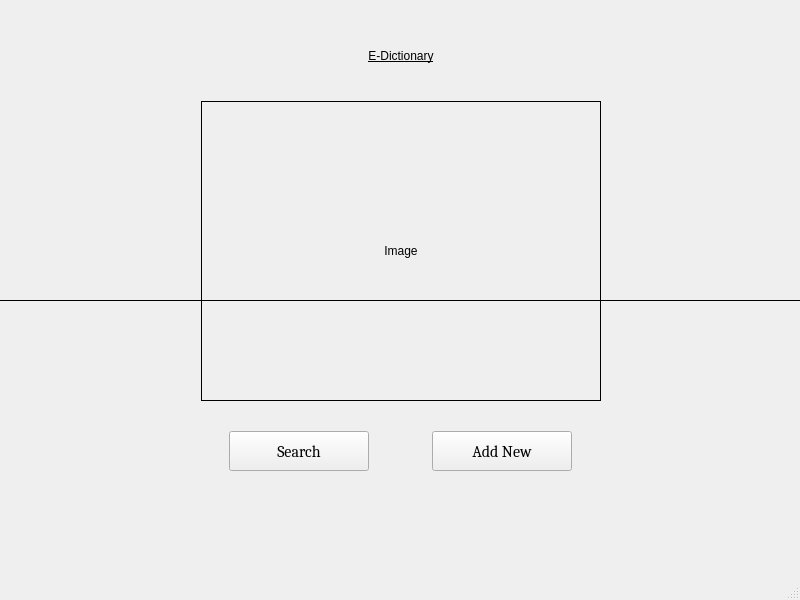
<?xml version="1.0" encoding="UTF-8"?>
<ui version="4.0">
 <class>MainWindow</class>
 <widget class="QMainWindow" name="MainWindow">
  <property name="geometry">
   <rect>
    <x>0</x>
    <y>0</y>
    <width>800</width>
    <height>600</height>
   </rect>
  </property>
  <property name="maximumSize">
   <size>
    <width>800</width>
    <height>600</height>
   </size>
  </property>
  <property name="windowTitle">
   <string>MainWindow</string>
  </property>
  <widget class="QWidget" name="centralwidget">
   <property name="maximumSize">
    <size>
     <width>800</width>
     <height>600</height>
    </size>
   </property>
   <widget class="QStackedWidget" name="stackedWidget">
    <property name="geometry">
     <rect>
      <x>0</x>
      <y>0</y>
      <width>800</width>
      <height>600</height>
     </rect>
    </property>
    <property name="maximumSize">
     <size>
      <width>800</width>
      <height>600</height>
     </size>
    </property>
    <property name="layoutDirection">
     <enum>Qt::LeftToRight</enum>
    </property>
    <property name="autoFillBackground">
     <bool>false</bool>
    </property>
    <property name="frameShape">
     <enum>QFrame::HLine</enum>
    </property>
    <property name="lineWidth">
     <number>1</number>
    </property>
    <property name="midLineWidth">
     <number>1</number>
    </property>
    <widget class="QWidget" name="page">
     <property name="maximumSize">
      <size>
       <width>800</width>
       <height>600</height>
      </size>
     </property>
     <widget class="QLabel" name="Dictionary">
      <property name="geometry">
       <rect>
        <x>200</x>
        <y>30</y>
        <width>400</width>
        <height>50</height>
       </rect>
      </property>
      <property name="minimumSize">
       <size>
        <width>400</width>
        <height>50</height>
       </size>
      </property>
      <property name="maximumSize">
       <size>
        <width>400</width>
        <height>50</height>
       </size>
      </property>
      <property name="font">
       <font>
        <underline>true</underline>
       </font>
      </property>
      <property name="text">
       <string>E-Dictionary</string>
      </property>
      <property name="alignment">
       <set>Qt::AlignCenter</set>
      </property>
     </widget>
     <widget class="QLabel" name="image">
      <property name="geometry">
       <rect>
        <x>200</x>
        <y>100</y>
        <width>400</width>
        <height>300</height>
       </rect>
      </property>
      <property name="minimumSize">
       <size>
        <width>400</width>
        <height>300</height>
       </size>
      </property>
      <property name="maximumSize">
       <size>
        <width>200</width>
        <height>250</height>
       </size>
      </property>
      <property name="frameShape">
       <enum>QFrame::Box</enum>
      </property>
      <property name="text">
       <string>Image</string>
      </property>
      <property name="alignment">
       <set>Qt::AlignCenter</set>
      </property>
     </widget>
     <widget class="QWidget" name="horizontalLayoutWidget_2">
      <property name="geometry">
       <rect>
        <x>210</x>
        <y>410</y>
        <width>381</width>
        <height>80</height>
       </rect>
      </property>
      <layout class="QHBoxLayout" name="horizontalLayout_2" stretch="2,1,2">
       <property name="spacing">
        <number>5</number>
       </property>
       <property name="topMargin">
        <number>0</number>
       </property>
       <item>
        <widget class="QPushButton" name="searchButton">
         <property name="minimumSize">
          <size>
           <width>140</width>
           <height>40</height>
          </size>
         </property>
         <property name="maximumSize">
          <size>
           <width>140</width>
           <height>40</height>
          </size>
         </property>
         <property name="font">
          <font>
           <family>Cambria</family>
           <pointsize>12</pointsize>
          </font>
         </property>
         <property name="text">
          <string>Search</string>
         </property>
        </widget>
       </item>
       <item>
        <spacer name="horizontalSpacer_2">
         <property name="orientation">
          <enum>Qt::Horizontal</enum>
         </property>
         <property name="sizeType">
          <enum>QSizePolicy::Fixed</enum>
         </property>
         <property name="sizeHint" stdset="0">
          <size>
           <width>40</width>
           <height>20</height>
          </size>
         </property>
        </spacer>
       </item>
       <item>
        <widget class="QPushButton" name="InsertButton">
         <property name="minimumSize">
          <size>
           <width>140</width>
           <height>40</height>
          </size>
         </property>
         <property name="maximumSize">
          <size>
           <width>140</width>
           <height>40</height>
          </size>
         </property>
         <property name="font">
          <font>
           <family>Cambria</family>
           <pointsize>12</pointsize>
          </font>
         </property>
         <property name="text">
          <string>Add New</string>
         </property>
        </widget>
       </item>
      </layout>
     </widget>
    </widget>
    <widget class="QWidget" name="page_2">
     <property name="maximumSize">
      <size>
       <width>800</width>
       <height>600</height>
      </size>
     </property>
     <widget class="QLabel" name="input_label">
      <property name="geometry">
       <rect>
        <x>320</x>
        <y>130</y>
        <width>200</width>
        <height>40</height>
       </rect>
      </property>
      <property name="maximumSize">
       <size>
        <width>200</width>
        <height>40</height>
       </size>
      </property>
      <property name="font">
       <font>
        <family>Cambria</family>
        <pointsize>18</pointsize>
        <weight>75</weight>
        <bold>true</bold>
        <underline>true</underline>
       </font>
      </property>
      <property name="text">
       <string>Search Word</string>
      </property>
      <property name="alignment">
       <set>Qt::AlignCenter</set>
      </property>
     </widget>
     <widget class="QTextEdit" name="input_word">
      <property name="geometry">
       <rect>
        <x>320</x>
        <y>190</y>
        <width>200</width>
        <height>40</height>
       </rect>
      </property>
      <property name="minimumSize">
       <size>
        <width>200</width>
        <height>40</height>
       </size>
      </property>
      <property name="maximumSize">
       <size>
        <width>200</width>
        <height>40</height>
       </size>
      </property>
      <property name="font">
       <font>
        <family>Cambria</family>
        <pointsize>12</pointsize>
       </font>
      </property>
      <property name="frameShadow">
       <enum>QFrame::Raised</enum>
      </property>
     </widget>
     <widget class="QPushButton" name="start_search">
      <property name="geometry">
       <rect>
        <x>320</x>
        <y>310</y>
        <width>200</width>
        <height>40</height>
       </rect>
      </property>
      <property name="minimumSize">
       <size>
        <width>200</width>
        <height>40</height>
       </size>
      </property>
      <property name="maximumSize">
       <size>
        <width>200</width>
        <height>40</height>
       </size>
      </property>
      <property name="font">
       <font>
        <family>Cambria</family>
        <pointsize>12</pointsize>
       </font>
      </property>
      <property name="text">
       <string>Search</string>
      </property>
     </widget>
     <widget class="QLabel" name="meaning_output">
      <property name="geometry">
       <rect>
        <x>270</x>
        <y>370</y>
        <width>400</width>
        <height>100</height>
       </rect>
      </property>
      <property name="minimumSize">
       <size>
        <width>400</width>
        <height>100</height>
       </size>
      </property>
      <property name="maximumSize">
       <size>
        <width>400</width>
        <height>100</height>
       </size>
      </property>
      <property name="font">
       <font>
        <family>Calibri</family>
        <pointsize>7</pointsize>
       </font>
      </property>
      <property name="layoutDirection">
       <enum>Qt::LeftToRight</enum>
      </property>
      <property name="text">
       <string>Type a word and press Search</string>
      </property>
      <property name="alignment">
       <set>Qt::AlignCenter</set>
      </property>
      <property name="wordWrap">
       <bool>true</bool>
      </property>
     </widget>
     <widget class="QPushButton" name="return_1">
      <property name="geometry">
       <rect>
        <x>70</x>
        <y>60</y>
        <width>80</width>
        <height>30</height>
       </rect>
      </property>
      <property name="minimumSize">
       <size>
        <width>80</width>
        <height>30</height>
       </size>
      </property>
      <property name="maximumSize">
       <size>
        <width>80</width>
        <height>30</height>
       </size>
      </property>
      <property name="font">
       <font>
        <family>Cambria</family>
        <pointsize>12</pointsize>
       </font>
      </property>
      <property name="text">
       <string>Return</string>
      </property>
     </widget>
     <widget class="QLabel" name="display_time">
      <property name="geometry">
       <rect>
        <x>60</x>
        <y>390</y>
        <width>141</width>
        <height>60</height>
       </rect>
      </property>
      <property name="minimumSize">
       <size>
        <width>100</width>
        <height>60</height>
       </size>
      </property>
      <property name="maximumSize">
       <size>
        <width>150</width>
        <height>80</height>
       </size>
      </property>
      <property name="font">
       <font>
        <family>Cambria</family>
        <pointsize>10</pointsize>
       </font>
      </property>
      <property name="text">
       <string>Time</string>
      </property>
      <property name="alignment">
       <set>Qt::AlignCenter</set>
      </property>
     </widget>
     <widget class="QComboBox" name="data_struc">
      <property name="geometry">
       <rect>
        <x>320</x>
        <y>250</y>
        <width>201</width>
        <height>41</height>
       </rect>
      </property>
      <property name="font">
       <font>
        <family>Cambria</family>
        <pointsize>12</pointsize>
       </font>
      </property>
      <property name="autoFillBackground">
       <bool>false</bool>
      </property>
      <property name="editable">
       <bool>true</bool>
      </property>
      <property name="currentText">
       <string>Ternary Search Tree</string>
      </property>
      <property name="currentIndex">
       <number>2</number>
      </property>
      <property name="placeholderText">
       <string>Select Data Structure</string>
      </property>
      <property name="duplicatesEnabled">
       <bool>false</bool>
      </property>
      <item>
       <property name="text">
        <string>Linked List</string>
       </property>
      </item>
      <item>
       <property name="text">
        <string>Trie</string>
       </property>
      </item>
      <item>
       <property name="text">
        <string>Ternary Search Tree</string>
       </property>
      </item>
      <item>
       <property name="text">
        <string>Hash Table</string>
       </property>
      </item>
      <item>
       <property name="text">
        <string>Vectors</string>
       </property>
      </item>
     </widget>
    </widget>
    <widget class="QWidget" name="page_3">
     <property name="minimumSize">
      <size>
       <width>800</width>
       <height>600</height>
      </size>
     </property>
     <property name="maximumSize">
      <size>
       <width>800</width>
       <height>600</height>
      </size>
     </property>
     <widget class="QLabel" name="insert_word_label">
      <property name="geometry">
       <rect>
        <x>320</x>
        <y>150</y>
        <width>200</width>
        <height>40</height>
       </rect>
      </property>
      <property name="minimumSize">
       <size>
        <width>200</width>
        <height>40</height>
       </size>
      </property>
      <property name="maximumSize">
       <size>
        <width>200</width>
        <height>40</height>
       </size>
      </property>
      <property name="font">
       <font>
        <family>Cambria</family>
        <pointsize>14</pointsize>
        <underline>true</underline>
       </font>
      </property>
      <property name="frameShadow">
       <enum>QFrame::Raised</enum>
      </property>
      <property name="text">
       <string>Add New word</string>
      </property>
      <property name="alignment">
       <set>Qt::AlignCenter</set>
      </property>
     </widget>
     <widget class="QPushButton" name="insert_button">
      <property name="geometry">
       <rect>
        <x>320</x>
        <y>390</y>
        <width>200</width>
        <height>40</height>
       </rect>
      </property>
      <property name="minimumSize">
       <size>
        <width>200</width>
        <height>40</height>
       </size>
      </property>
      <property name="maximumSize">
       <size>
        <width>20</width>
        <height>40</height>
       </size>
      </property>
      <property name="font">
       <font>
        <family>Cambria</family>
        <pointsize>12</pointsize>
       </font>
      </property>
      <property name="text">
       <string>Add</string>
      </property>
     </widget>
     <widget class="QPushButton" name="return_2">
      <property name="geometry">
       <rect>
        <x>80</x>
        <y>70</y>
        <width>80</width>
        <height>30</height>
       </rect>
      </property>
      <property name="minimumSize">
       <size>
        <width>80</width>
        <height>30</height>
       </size>
      </property>
      <property name="maximumSize">
       <size>
        <width>80</width>
        <height>30</height>
       </size>
      </property>
      <property name="font">
       <font>
        <family>Cambria</family>
        <pointsize>12</pointsize>
       </font>
      </property>
      <property name="text">
       <string>Return</string>
      </property>
     </widget>
     <widget class="QTextEdit" name="wordToInsert">
      <property name="geometry">
       <rect>
        <x>320</x>
        <y>210</y>
        <width>200</width>
        <height>40</height>
       </rect>
      </property>
      <property name="minimumSize">
       <size>
        <width>200</width>
        <height>40</height>
       </size>
      </property>
      <property name="maximumSize">
       <size>
        <width>200</width>
        <height>40</height>
       </size>
      </property>
      <property name="font">
       <font>
        <family>Cambria</family>
        <pointsize>12</pointsize>
       </font>
      </property>
      <property name="frameShape">
       <enum>QFrame::StyledPanel</enum>
      </property>
      <property name="frameShadow">
       <enum>QFrame::Raised</enum>
      </property>
     </widget>
     <widget class="QTextEdit" name="meaning">
      <property name="geometry">
       <rect>
        <x>320</x>
        <y>330</y>
        <width>200</width>
        <height>40</height>
       </rect>
      </property>
      <property name="minimumSize">
       <size>
        <width>200</width>
        <height>40</height>
       </size>
      </property>
      <property name="maximumSize">
       <size>
        <width>200</width>
        <height>40</height>
       </size>
      </property>
      <property name="font">
       <font>
        <family>Cambria</family>
        <pointsize>12</pointsize>
       </font>
      </property>
      <property name="frameShape">
       <enum>QFrame::StyledPanel</enum>
      </property>
      <property name="frameShadow">
       <enum>QFrame::Raised</enum>
      </property>
     </widget>
     <widget class="QComboBox" name="partOfSpeech">
      <property name="geometry">
       <rect>
        <x>320</x>
        <y>270</y>
        <width>201</width>
        <height>41</height>
       </rect>
      </property>
      <property name="font">
       <font>
        <family>Cambria</family>
        <pointsize>12</pointsize>
       </font>
      </property>
      <property name="currentText">
       <string>Noun</string>
      </property>
      <property name="currentIndex">
       <number>0</number>
      </property>
      <item>
       <property name="text">
        <string>Noun</string>
       </property>
      </item>
      <item>
       <property name="text">
        <string>Verb</string>
       </property>
      </item>
      <item>
       <property name="text">
        <string>Adjective</string>
       </property>
      </item>
      <item>
       <property name="text">
        <string>Adverb</string>
       </property>
      </item>
     </widget>
     <widget class="QLabel" name="label">
      <property name="geometry">
       <rect>
        <x>210</x>
        <y>220</y>
        <width>101</width>
        <height>20</height>
       </rect>
      </property>
      <property name="font">
       <font>
        <family>Cambria</family>
        <pointsize>10</pointsize>
       </font>
      </property>
      <property name="text">
       <string>Word:</string>
      </property>
     </widget>
     <widget class="QLabel" name="label_2">
      <property name="geometry">
       <rect>
        <x>150</x>
        <y>280</y>
        <width>161</width>
        <height>20</height>
       </rect>
      </property>
      <property name="font">
       <font>
        <family>Cambria</family>
        <pointsize>10</pointsize>
       </font>
      </property>
      <property name="text">
       <string>Part Of Speech:</string>
      </property>
     </widget>
     <widget class="QLabel" name="label_3">
      <property name="geometry">
       <rect>
        <x>200</x>
        <y>340</y>
        <width>111</width>
        <height>31</height>
       </rect>
      </property>
      <property name="font">
       <font>
        <family>Cambria</family>
        <pointsize>10</pointsize>
       </font>
      </property>
      <property name="text">
       <string>Meaning:</string>
      </property>
     </widget>
    </widget>
   </widget>
  </widget>
  <widget class="QMenuBar" name="menubar">
   <property name="geometry">
    <rect>
     <x>0</x>
     <y>0</y>
     <width>800</width>
     <height>21</height>
    </rect>
   </property>
   <property name="maximumSize">
    <size>
     <width>800</width>
     <height>600</height>
    </size>
   </property>
  </widget>
  <widget class="QStatusBar" name="statusbar">
   <property name="maximumSize">
    <size>
     <width>800</width>
     <height>600</height>
    </size>
   </property>
  </widget>
 </widget>
 <resources/>
 <connections/>
</ui>
